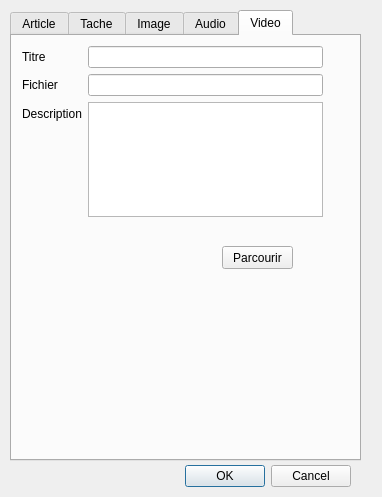
<?xml version="1.0" encoding="UTF-8"?>
<ui version="4.0">
 <class>Dialog</class>
 <widget class="QDialog" name="Dialog">
  <property name="geometry">
   <rect>
    <x>0</x>
    <y>0</y>
    <width>382</width>
    <height>497</height>
   </rect>
  </property>
  <property name="windowTitle">
   <string>Dialog</string>
  </property>
  <widget class="QDialogButtonBox" name="buttonBox">
   <property name="geometry">
    <rect>
     <x>10</x>
     <y>460</y>
     <width>341</width>
     <height>32</height>
    </rect>
   </property>
   <property name="orientation">
    <enum>Qt::Horizontal</enum>
   </property>
   <property name="standardButtons">
    <set>QDialogButtonBox::Cancel|QDialogButtonBox::Ok</set>
   </property>
  </widget>
  <widget class="QTabWidget" name="tabWidget">
   <property name="geometry">
    <rect>
     <x>10</x>
     <y>10</y>
     <width>351</width>
     <height>451</height>
    </rect>
   </property>
   <property name="currentIndex">
    <number>4</number>
   </property>
   <widget class="QWidget" name="tab">
    <attribute name="title">
     <string>Article</string>
    </attribute>
    <widget class="QWidget" name="layoutWidget">
     <property name="geometry">
      <rect>
       <x>10</x>
       <y>10</y>
       <width>292</width>
       <height>220</height>
      </rect>
     </property>
     <layout class="QFormLayout" name="formLayout">
      <item row="0" column="0">
       <widget class="QLabel" name="label">
        <property name="text">
         <string>Titre</string>
        </property>
       </widget>
      </item>
      <item row="0" column="1">
       <widget class="QLineEdit" name="a_titre"/>
      </item>
      <item row="1" column="0">
       <widget class="QLabel" name="label_2">
        <property name="text">
         <string>Texte</string>
        </property>
       </widget>
      </item>
      <item row="1" column="1">
       <widget class="QTextEdit" name="a_text"/>
      </item>
     </layout>
    </widget>
   </widget>
   <widget class="QWidget" name="tab_2">
    <attribute name="title">
     <string>Tache</string>
    </attribute>
    <widget class="QWidget" name="layoutWidget">
     <property name="geometry">
      <rect>
       <x>10</x>
       <y>10</y>
       <width>298</width>
       <height>391</height>
      </rect>
     </property>
     <layout class="QFormLayout" name="formLayout_2">
      <item row="0" column="0">
       <widget class="QLabel" name="label_3">
        <property name="text">
         <string>Titre</string>
        </property>
       </widget>
      </item>
      <item row="0" column="1">
       <widget class="QLineEdit" name="t_titre"/>
      </item>
      <item row="2" column="0" colspan="2">
       <widget class="QLabel" name="label_4">
        <property name="text">
         <string>Action</string>
        </property>
       </widget>
      </item>
      <item row="4" column="0" colspan="2">
       <widget class="QLabel" name="label_6">
        <property name="text">
         <string>Date échéance</string>
        </property>
       </widget>
      </item>
      <item row="5" column="1">
       <widget class="QDateTimeEdit" name="t_echance"/>
      </item>
      <item row="6" column="0" colspan="2">
       <widget class="QLabel" name="label_7">
        <property name="text">
         <string>Statut</string>
        </property>
       </widget>
      </item>
      <item row="7" column="1">
       <widget class="QComboBox" name="comboBox"/>
      </item>
      <item row="10" column="0">
       <widget class="QLabel" name="label_5">
        <property name="text">
         <string>Priorité</string>
        </property>
       </widget>
      </item>
      <item row="11" column="1">
       <widget class="QSpinBox" name="spinBox"/>
      </item>
      <item row="3" column="1">
       <widget class="QLineEdit" name="t_action"/>
      </item>
     </layout>
    </widget>
   </widget>
   <widget class="QWidget" name="tab_5">
    <attribute name="title">
     <string>Image</string>
    </attribute>
    <widget class="QPushButton" name="pushButton">
     <property name="geometry">
      <rect>
       <x>220</x>
       <y>220</y>
       <width>71</width>
       <height>23</height>
      </rect>
     </property>
     <property name="text">
      <string>Parcourir</string>
     </property>
    </widget>
    <widget class="QWidget" name="layoutWidget">
     <property name="geometry">
      <rect>
       <x>20</x>
       <y>20</y>
       <width>301</width>
       <height>171</height>
      </rect>
     </property>
     <layout class="QFormLayout" name="formLayout_3">
      <item row="0" column="0">
       <widget class="QLabel" name="label_8">
        <property name="text">
         <string>Titre</string>
        </property>
       </widget>
      </item>
      <item row="0" column="1">
       <widget class="QLineEdit" name="i_titre"/>
      </item>
      <item row="1" column="0">
       <widget class="QLabel" name="label_9">
        <property name="text">
         <string>Fichier</string>
        </property>
       </widget>
      </item>
      <item row="1" column="1">
       <widget class="QLineEdit" name="i_path"/>
      </item>
      <item row="2" column="0">
       <widget class="QLabel" name="label_10">
        <property name="text">
         <string>Description</string>
        </property>
       </widget>
      </item>
      <item row="2" column="1">
       <widget class="QPlainTextEdit" name="i_desc"/>
      </item>
     </layout>
    </widget>
   </widget>
   <widget class="QWidget" name="tab_4">
    <attribute name="title">
     <string>Audio</string>
    </attribute>
    <widget class="QWidget" name="layoutWidget_2">
     <property name="geometry">
      <rect>
       <x>20</x>
       <y>20</y>
       <width>301</width>
       <height>171</height>
      </rect>
     </property>
     <layout class="QFormLayout" name="formLayout_4">
      <item row="0" column="0">
       <widget class="QLabel" name="label_11">
        <property name="text">
         <string>Titre</string>
        </property>
       </widget>
      </item>
      <item row="0" column="1">
       <widget class="QLineEdit" name="au_titre"/>
      </item>
      <item row="1" column="0">
       <widget class="QLabel" name="label_12">
        <property name="text">
         <string>Fichier</string>
        </property>
       </widget>
      </item>
      <item row="1" column="1">
       <widget class="QLineEdit" name="au_path"/>
      </item>
      <item row="2" column="0">
       <widget class="QLabel" name="label_13">
        <property name="text">
         <string>Description</string>
        </property>
       </widget>
      </item>
      <item row="2" column="1">
       <widget class="QPlainTextEdit" name="au_desc"/>
      </item>
     </layout>
    </widget>
    <widget class="QPushButton" name="pushButton_2">
     <property name="geometry">
      <rect>
       <x>220</x>
       <y>220</y>
       <width>71</width>
       <height>23</height>
      </rect>
     </property>
     <property name="text">
      <string>Parcourir</string>
     </property>
    </widget>
   </widget>
   <widget class="QWidget" name="tab_3">
    <attribute name="title">
     <string>Video</string>
    </attribute>
    <widget class="QWidget" name="layoutWidget_3">
     <property name="geometry">
      <rect>
       <x>10</x>
       <y>10</y>
       <width>301</width>
       <height>171</height>
      </rect>
     </property>
     <layout class="QFormLayout" name="formLayout_5">
      <item row="0" column="0">
       <widget class="QLabel" name="label_14">
        <property name="text">
         <string>Titre</string>
        </property>
       </widget>
      </item>
      <item row="0" column="1">
       <widget class="QLineEdit" name="v_titre"/>
      </item>
      <item row="1" column="0">
       <widget class="QLabel" name="label_15">
        <property name="text">
         <string>Fichier</string>
        </property>
       </widget>
      </item>
      <item row="1" column="1">
       <widget class="QLineEdit" name="v_path"/>
      </item>
      <item row="2" column="0">
       <widget class="QLabel" name="label_16">
        <property name="text">
         <string>Description</string>
        </property>
       </widget>
      </item>
      <item row="2" column="1">
       <widget class="QPlainTextEdit" name="v_desc"/>
      </item>
     </layout>
    </widget>
    <widget class="QPushButton" name="pushButton_3">
     <property name="geometry">
      <rect>
       <x>210</x>
       <y>210</y>
       <width>71</width>
       <height>23</height>
      </rect>
     </property>
     <property name="text">
      <string>Parcourir</string>
     </property>
    </widget>
   </widget>
  </widget>
 </widget>
 <resources/>
 <connections>
  <connection>
   <sender>buttonBox</sender>
   <signal>accepted()</signal>
   <receiver>Dialog</receiver>
   <slot>accept()</slot>
   <hints>
    <hint type="sourcelabel">
     <x>248</x>
     <y>254</y>
    </hint>
    <hint type="destinationlabel">
     <x>157</x>
     <y>274</y>
    </hint>
   </hints>
  </connection>
  <connection>
   <sender>buttonBox</sender>
   <signal>rejected()</signal>
   <receiver>Dialog</receiver>
   <slot>reject()</slot>
   <hints>
    <hint type="sourcelabel">
     <x>316</x>
     <y>260</y>
    </hint>
    <hint type="destinationlabel">
     <x>286</x>
     <y>274</y>
    </hint>
   </hints>
  </connection>
 </connections>
</ui>
